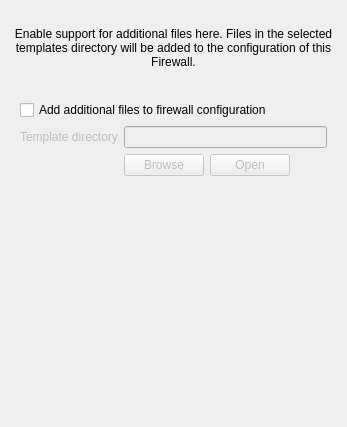
     <widget class="QWidget" name="tab_3">
      <attribute name="icon">
       <iconset resource="MainRes.qrc">
        <normaloff>:/Icons/folder1.png</normaloff>:/Icons/folder1.png</iconset>
      </attribute>
      <attribute name="title">
       <string>Files</string>
      </attribute>
      <layout class="QGridLayout">
       <item row="0" column="0">
        <spacer>
         <property name="orientation">
          <enum>Qt::Orientation::Vertical</enum>
         </property>
         <property name="sizeType">
          <enum>QSizePolicy::Policy::Fixed</enum>
         </property>
         <property name="sizeHint" stdset="0">
          <size>
           <width>20</width>
           <height>16</height>
          </size>
         </property>
        </spacer>
       </item>
       <item row="1" column="0">
        <widget class="QLabel" name="label_7">
         <property name="text">
          <string>Enable support for additional files here. Files in the selected templates directory will be added to the configuration of this Firewall.</string>
         </property>
         <property name="alignment">
          <set>Qt::AlignmentFlag::AlignCenter</set>
         </property>
         <property name="wordWrap">
          <bool>true</bool>
         </property>
        </widget>
       </item>
       <item row="2" column="0">
        <spacer>
         <property name="orientation">
          <enum>Qt::Orientation::Vertical</enum>
         </property>
         <property name="sizeType">
          <enum>QSizePolicy::Policy::Fixed</enum>
         </property>
         <property name="sizeHint" stdset="0">
          <size>
           <width>20</width>
           <height>16</height>
          </size>
         </property>
        </spacer>
       </item>
       <item row="3" column="0">
        <widget class="QFrame" name="frame">
         <property name="frameShape">
          <enum>QFrame::Shape::NoFrame</enum>
         </property>
         <property name="frameShadow">
          <enum>QFrame::Shadow::Plain</enum>
         </property>
         <layout class="QGridLayout">
          <item row="0" column="0" colspan="4">
           <widget class="QCheckBox" name="additional_files_enabled">
            <property name="text">
             <string>Add additional files to firewall configuration</string>
            </property>
           </widget>
          </item>
          <item row="1" column="0">
           <widget class="QLabel" name="templdir_label">
            <property name="enabled">
             <bool>false</bool>
            </property>
            <property name="text">
             <string>Template directory</string>
            </property>
            <property name="alignment">
             <set>Qt::AlignmentFlag::AlignLeading|Qt::AlignmentFlag::AlignLeft|Qt::AlignmentFlag::AlignVCenter</set>
            </property>
           </widget>
          </item>
          <item row="1" column="1" colspan="3">
           <widget class="QLineEdit" name="additional_files_dir">
            <property name="enabled">
             <bool>false</bool>
            </property>
           </widget>
          </item>
          <item row="2" column="0">
           <spacer>
            <property name="orientation">
             <enum>Qt::Orientation::Horizontal</enum>
            </property>
            <property name="sizeHint" stdset="0">
             <size>
              <width>61</width>
              <height>20</height>
             </size>
            </property>
           </spacer>
          </item>
          <item row="2" column="1">
           <widget class="QPushButton" name="buttonBrowse">
            <property name="enabled">
             <bool>false</bool>
            </property>
            <property name="toolTip">
             <string>Select templates directory for this Firewall</string>
            </property>
            <property name="text">
             <string>Browse</string>
            </property>
           </widget>
          </item>
          <item row="2" column="2">
           <widget class="QPushButton" name="buttonOpenURL">
            <property name="enabled">
             <bool>false</bool>
            </property>
            <property name="toolTip">
             <string>Open current path in file browser</string>
            </property>
            <property name="text">
             <string>Open</string>
            </property>
           </widget>
          </item>
          <item row="2" column="3">
           <spacer>
            <property name="orientation">
             <enum>Qt::Orientation::Horizontal</enum>
            </property>
            <property name="sizeHint" stdset="0">
             <size>
              <width>31</width>
              <height>20</height>
             </size>
            </property>
           </spacer>
          </item>
         </layout>
        </widget>
       </item>
       <item row="4" column="0">
        <spacer>
         <property name="orientation">
          <enum>Qt::Orientation::Vertical</enum>
         </property>
         <property name="sizeHint" stdset="0">
          <size>
           <width>20</width>
           <height>231</height>
          </size>
         </property>
        </spacer>
       </item>
      </layout>
     </widget>
